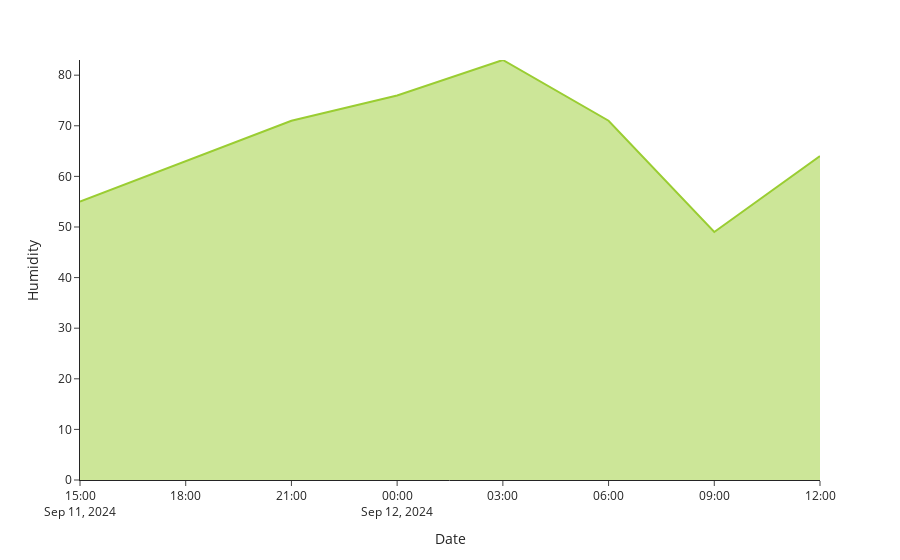

Notebook source saved alongside this figure:
### Code cell
#Humidity representation
fig_hum = px.line(weather_forecast, x=weather_forecast.index, y='Humidity', template='simple_white')
fig_hum.update_yaxes(range=[0, weather_forecast['Humidity'].max()])
fig_hum.update_traces(line_color='yellowgreen', fill='tozeroy')
fig_hum.write_image('humidity.png')
fig_hum.show()

### Figure 1 — Plotly figure (JSON) as saved in the notebook; plotly's stock layout.template omitted (floating-point values rounded to 4 significant figures)
{"data": [{"fill": "tozeroy", "hovertemplate": "Date=%{x}<br>Humidity=%{y}<extra></extra>", "legendgroup": "", "line": {"color": "yellowgreen", "dash": "solid"}, "marker": {"symbol": "circle"}, "mode": "lines", "name": "", "orientation": "v", "showlegend": false, "type": "scatter", "x": ["2024-09-11 15", "2024-09-11 18", "2024-09-11 21", "2024-09-12 00", "2024-09-12 03", "2024-09-12 06", "2024-09-12 09", "2024-09-12 12"], "xaxis": "x", "y": [55, 63, 71, 76, 83, 71, 49, 64], "yaxis": "y"}], "layout": {"legend": {"tracegroupgap": 0}, "margin": {"t": 60}, "xaxis": {"anchor": "y", "domain": [0, 1], "title": {"text": "Date"}}, "yaxis": {"anchor": "x", "domain": [0, 1], "range": [0, 83], "title": {"text": "Humidity"}}}}
